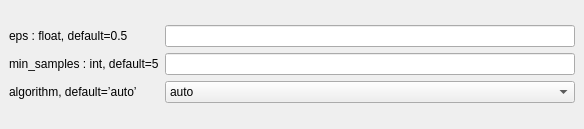
<?xml version="1.0" encoding="UTF-8"?>
<ui version="4.0">
 <class>DBSCANWindow</class>
 <widget class="QMainWindow" name="DBSCANWindow">
  <property name="geometry">
   <rect>
    <x>0</x>
    <y>0</y>
    <width>584</width>
    <height>129</height>
   </rect>
  </property>
  <property name="maximumSize">
   <size>
    <width>590</width>
    <height>200</height>
   </size>
  </property>
  <property name="windowTitle">
   <string>MainWindow</string>
  </property>
  <widget class="QWidget" name="centralwidget">
   <layout class="QGridLayout" name="gridLayout">
    <item row="0" column="0">
     <layout class="QGridLayout" name="Base">
      <item row="0" column="0">
       <widget class="QLabel" name="label_eps">
        <property name="text">
         <string>eps : float, default=0.5</string>
        </property>
       </widget>
      </item>
      <item row="1" column="0">
       <widget class="QLabel" name="label_min_samples">
        <property name="text">
         <string>min_samples : int, default=5</string>
        </property>
       </widget>
      </item>
      <item row="2" column="1">
       <widget class="QComboBox" name="combobox_algorithm_d">
        <property name="statusTip">
         <string>Which affinity to use.</string>
        </property>
        <item>
         <property name="text">
          <string>auto</string>
         </property>
        </item>
        <item>
         <property name="text">
          <string>ball_tree</string>
         </property>
        </item>
        <item>
         <property name="text">
          <string>kd_tree</string>
         </property>
        </item>
        <item>
         <property name="text">
          <string>brute</string>
         </property>
        </item>
       </widget>
      </item>
      <item row="0" column="1">
       <widget class="QLineEdit" name="lineEdit_eps">
        <property name="statusTip">
         <string>Damping factor in the range [0.5, 1.0) is the extent to which the current value is maintained relative to incoming values (weighted 1 - damping). </string>
        </property>
       </widget>
      </item>
      <item row="1" column="1">
       <widget class="QLineEdit" name="lineEdit_min_samples">
        <property name="statusTip">
         <string>Pseudo-random number generator to control the starting state.</string>
        </property>
       </widget>
      </item>
      <item row="2" column="0">
       <widget class="QLabel" name="label_algorithm">
        <property name="text">
         <string>algorithm, default=’auto’</string>
        </property>
       </widget>
      </item>
     </layout>
    </item>
   </layout>
  </widget>
 </widget>
 <resources/>
 <connections/>
</ui>
